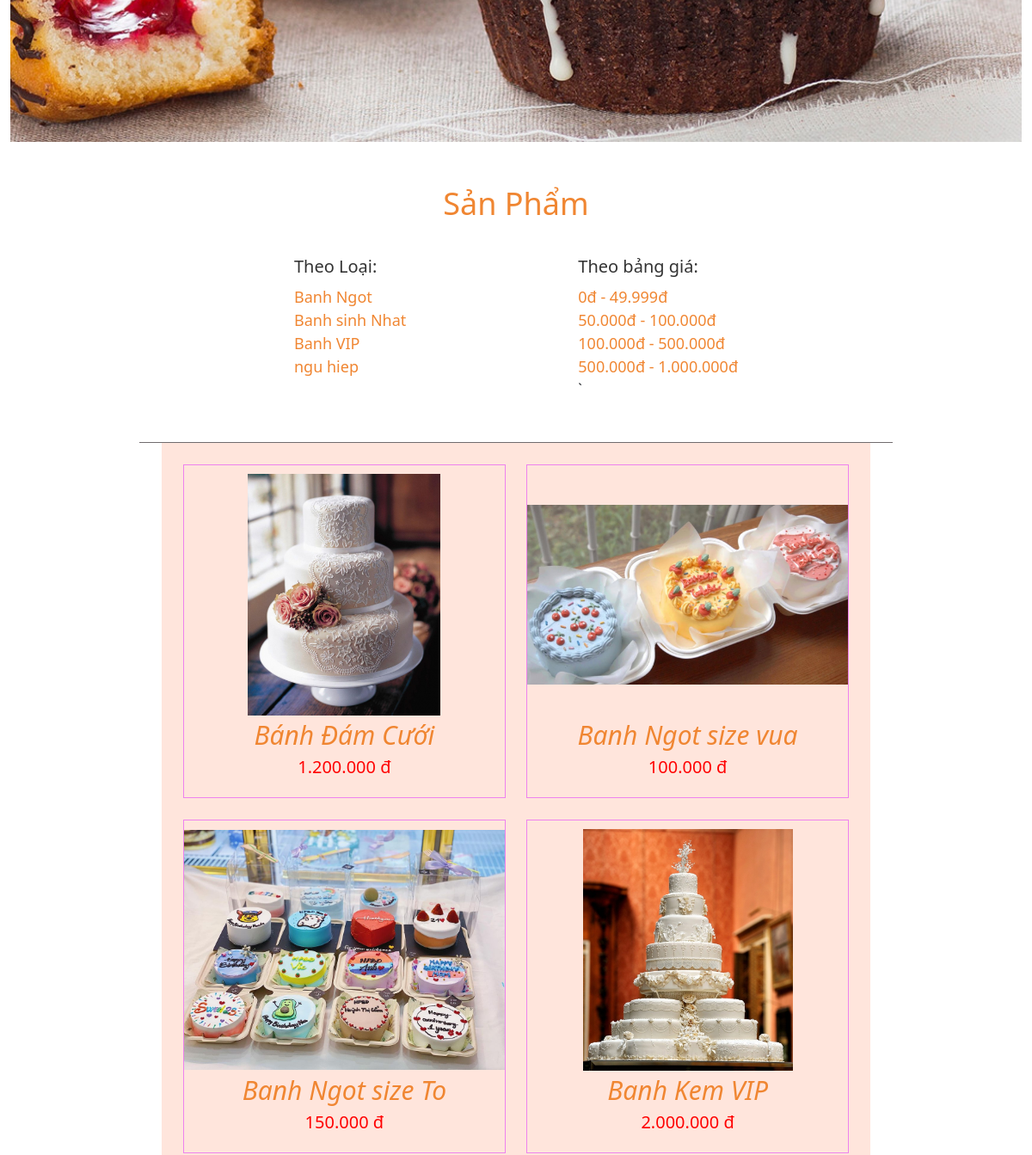
Before: / (middle part) with the older database file.
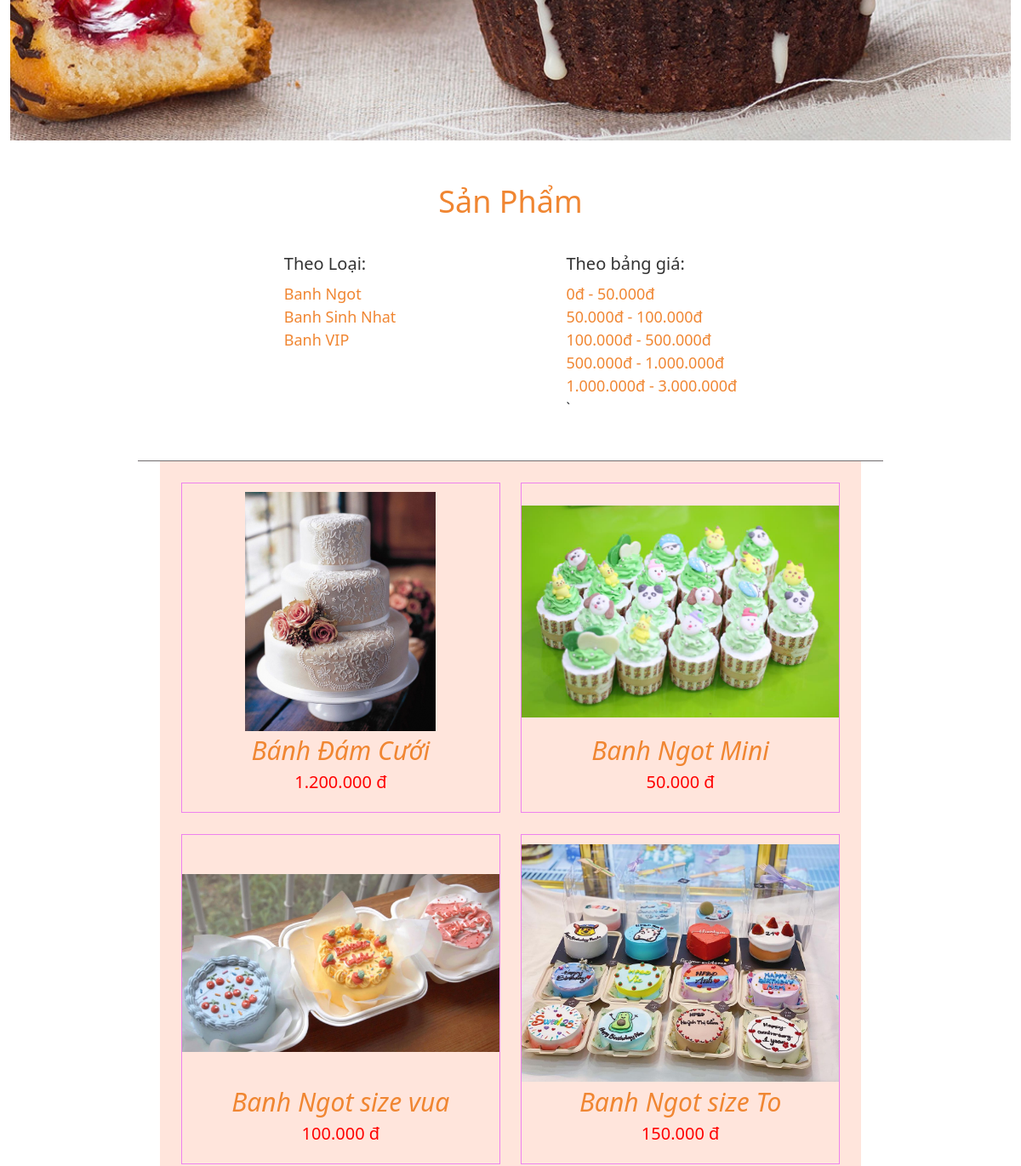
After: the same page with the newer database file.
### tables this page shows
CREATE TABLE `thuonghieu` (
  `id` int(11) NOT NULL,
  `name` varchar(30) NOT NULL,
  `trangthai` tinyint(1) NOT NULL DEFAULT 1
);

CREATE TABLE `banggia` (
  `id` int(11) NOT NULL,
  `fromGia` int(11) NOT NULL,
  `toGia` int(11) NOT NULL,
  `trangthai` tinyint(1) NOT NULL DEFAULT 1
);

CREATE TABLE `sanpham` (
  `id` int(11) NOT NULL,
  `THid` int(11) NOT NULL,
  `tensp` varchar(30) NOT NULL,
  `anhsp` varchar(100) NOT NULL,
  `giasp` int(11) NOT NULL,
  `mota` longtext NOT NULL,
  `view` int(11) NOT NULL,
  `trangthaisp` tinyint(1) NOT NULL DEFAULT 0
);

### models/ClientModel.php (called while the page is built, shortened)
<?php
class ClientModel
{
	var $connect;
	function __construct(){
		$this->connect= new MYSQLi("localhost","root","","php");
		mysqli_set_charset($this->connect,'utf8');
	}
	function showSP(){
		$query = " select*from sanpham where trangthaisp=1 ";
		if(isset($_GET['thid'])):
			$idth = $_GET['thid'];
			$result= $this->connect->query($query . " and THid = '$idth'");
		elseif(isset($_GET['timkiem'])) :
			$tk = $_GET['timkiem'];
			$result= $this->connect->query($query . " and tensp like '%$tk%'");
		elseif(isset($_GET['fromgia'])):
			$fromgia = $_GET['fromgia'];
			$togia = $_GET['togia'];
			$result = $this->connect->query($query . " and giasp >= '$fromgia' and giasp < '$togia' ");
		elseif(isset($_GET['tensp'])):
			$ten = $_GET['tensp'];
			$result= $this->connect->query($query . " and id = '$ten'");
		else:
			$result = $this->connect->query($query);
		endif;
		return $result;
	}
	function ThuongHieu(){
		$result = $this->connect->query("select * from thuonghieu where trangthai=1");
		return $result;
	}
	function BangGia(){
		return $this->connect->query("select * from banggia where trangthai = 1 ");
	}
}
 ?>

### index.php (the view, shortened to what this page needs)
<?php
include("controller/clientController.php");
$cc = new clientController();
?>
<!DOCTYPE html>
<html lang="en">
<head>
	<link
    rel="stylesheet"
    href="https://cdnjs.cloudflare.com/ajax/libs/animate.css/4.1.1/animate.min.css"
    />
    <link href="https://cdn.jsdelivr.net/npm/bootstrap@5.2.0/dist/css/bootstrap.min.css" rel="stylesheet">
	<link rel="stylesheet" href="./css/style-css.css">
</head>
<body>
	<section class="container-fluid">
			<section class="header">
			</section>
		<section>
			<aside class="product section">
				<h2>Sản Phẩm</h2>
				<div class="product-category">
					<div class="product-cate-l">
						<h3>Theo Loại:</h3>
						<?php
						$ht = $cc->th;
						foreach($ht as $item):?>
							<section><a href="?request=show&thid=<?php echo $item['id']; ?>" class="product-cate-link">
								<?php  echo $item['name'] ;?></a>
							</section>
						<?php   endforeach;
						?>
					</div>
					<div class="product-cate-p">
						<h3>Theo bảng giá:</h3>
						<?php
							$gia = $cc->gia;
							foreach($gia as $item ):
						?>
						<section>
							<a href="?request=show&fromgia=<?php echo $item['fromGia']; ?>&togia=<?php
						echo $item['toGia'] ;?>" class="product-cate-link"><?php echo number_format( $item['fromGia'],0,',','.').'đ - '.number_format($item['toGia'],0,',','.').'đ' ?></a>
						</section>
						<?php endforeach; ?>`
					</div>
				</div>
			</aside>
			<article><?php $cc->routes(); ?></article>
		</section>
	</section>
</body>
</html>

### controller/clientController.php (shortened to what this page needs)
<?php
include"models/ClientModel.php";
class clientController{
var $cm;
function __construct(){
	$this->cm = new ClientModel();
	$this->th = $this->cm->ThuongHieu();
	$this->gia = $this->cm->BangGia();
}
	function routes(){
		if(isset($_GET['request'])):
			switch($_GET['request']){
				case "home":
				$product = $this->cm->showSP();
				include("views/sanpham.php");
				break;
				case "news":
				$new = $this->cm->news();
				include("views/news.php");
				break;
				case "cart":
					$add = $this->cm->showCart();
				include("views/cart.php");
				break;
				case 'order':
					$this->cm->Updateinfo();
					$info=$this->cm->info();
					$thanhtoan=$this->cm->thanhtoan();
					$this->cm->dathang();
					include"views/order.php";
				break;
				case "chitiet":
					$ct=$this->cm->showSP();
					include("views/chitietsp.php");
				break;
				case 'chitietTT':
					$ctTT=$this->cm->ctTT();
					include("views/chitietTT.php");
				break;
				case "signin":
				if(isset($_POST['tk'])):
					if($this->cm->checkSignin()==false):
						$alert="Tài khoản hoặc mật khẩu chưa chính xác!";
					else:
						$_SESSION['userr']= $_POST['tk'];
						header("location: ?request=home");
					endif;
				else:
				endif;
				include("views/signin.php");
				break;
				case "signup":
				if(isset($_POST['tk1'])):
					if($this->cm->checkTK()==true):
						$alert = "Tài Khoản đã tồn tại!!";
					else:
						$this->cm->Dangki();
						header("location: ?request=signin");
					endif;
				endif;
				include("views/signup.php");
				break;
				case "thoat":
				unset($_SESSION['userr']);
				header("location: ?request=home");
				break;
				case "show":
					$product=$this->cm->showSP();
					include "views/sanpham.php";
				break;
			}
		else:
				$product = $this->cm->showSP();
			include"views/sanpham.php";
		endif;
	}
}
?>

### views/sanpham.php (shortened to what this page needs)
<section>
	<?php if(mysqli_num_rows($product) == 0) :?>
	<section class="Tb">
		<h2>Không Tìm Thấy Sản Phẩm</h2>
		<img src="images/anya.jpg">
	</section>
	<?php else: foreach($product as $sp): ?>
		<section class="sanpham ">
			<section class="">
				<img class="img-circle" src="images/<?php echo $sp['anhsp'] ?>">
			</section>
			<section><a style="font-size: 30px" href="?request=chitiet&tensp=<?php echo $sp['id'] ?>"><?php echo $sp['tensp'] ?></a></section>
			<section class="gia"><?php echo number_format($sp['giasp'],0,',','.')  ?> đ</section>
		</section>
		<?php endforeach; ?>
	<?php endif; ?>
</section>

### css/style-css.css (style rules this page uses)
* { margin: 0; padding: 0; box-sizing: border-box; }
html { font-family: 'DM Sans', sans-serif; }
body { background-color: white; }
.section { padding: 50px 0; margin: 0 150px; }
.section h2 { color: #f08632; margin-bottom: 40px; font-size: 36px; text-align: center; }
.header { width: 100%; background-image: url('../images/hero/hero-1.jpg'); height: 90vh; object-fit: cover; background-position: center; background-repeat: no-repeat; background-size: cover; overflow: hidden; }
.product { border-bottom: 1px solid #716c6e; margin-bottom: 0; }
.product h3 { color: #333; font-size: 20px; margin-bottom: 10px; }
.product-category { display: flex; width: 70%; margin: auto; justify-content: center; }
.product-cate-l { margin-right: 200px; }
.product-cate-link { text-decoration: none; color: #f08632; font-size: 18px; }
article { width: 70%; height: 100%; min-height: 1900px; margin: auto; background-color: #ffe5dc; }
.sanpham { float: left; border: violet thin solid; width: 45.5%; box-sizing: border-box; margin-left: 3%; margin-top: 3%; }
.sanpham img { width: 100%; height: 281.25px; object-fit: contain; margin-top: 10px; }
.sanpham>section { text-align: center; color: #f08632; font-size: 30px; font-style: italic; }
.sanpham .gia { color: red; font-size: 20px; font-style: normal; margin-bottom: 20px; }
.sanpham>section a { text-align: center; color: #f08632; font-size: 20px; text-decoration: none; margin-bottom: 10px; }

Changed rows visible on the page:
removed thuonghieu: name "ngu hiep"
no longer on this page (row edited): sanpham: anhsp (picture), tensp "Banh Kem VIP", giasp "2.000.000"
changed thuonghieu: name "Banh sinh Nhat" → "Banh Sinh Nhat"
changed banggia (number 1 of 5 on the later page): toGia "49.999" → "50.000"
added banggia: fromGia "1.000.000", toGia "3.000.000"
added sanpham: anhsp (picture), tensp "Banh Ngot Mini", giasp "50.000"
